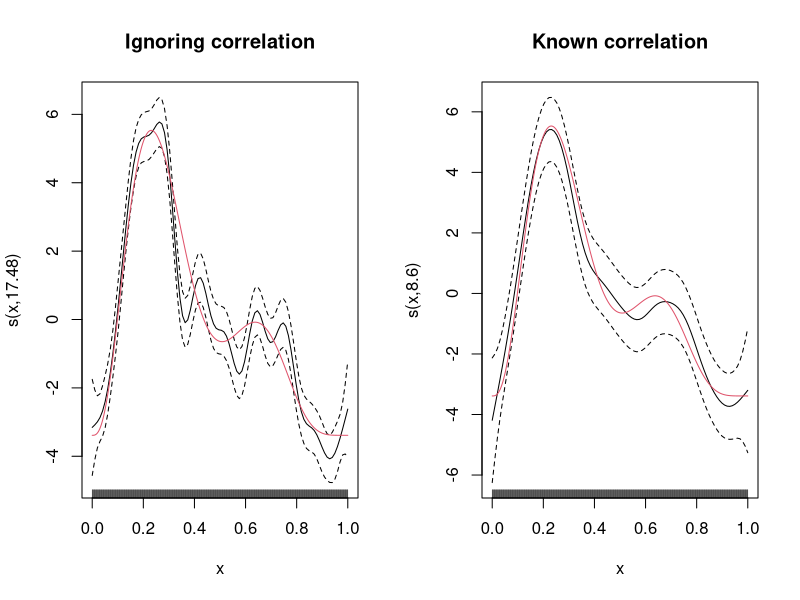

The R script that drew this image:
library(mgcv)


### Name: magic
### Title: Stable Multiple Smoothing Parameter Estimation by GCV or UBRE
### Aliases: magic
### Keywords: models smooth regression

### ** Examples

## Use `magic' for a standard additive model fit ... 
   library(mgcv)
   set.seed(1);n <- 200;sig <- 1
   dat <- gamSim(1,n=n,scale=sig)
   k <- 30
## set up additive model
   G <- gam(y~s(x0,k=k)+s(x1,k=k)+s(x2,k=k)+s(x3,k=k),fit=FALSE,data=dat)
## fit using magic (and gam default tolerance)
   mgfit <- magic(G$y,G$X,G$sp,G$S,G$off,rank=G$rank,
                  control=list(tol=1e-7,step.half=15))
## and fit using gam as consistency check
   b <- gam(G=G)
   mgfit$sp;b$sp  # compare smoothing parameter estimates
   edf <- magic.post.proc(G$X,mgfit,G$w)$edf # get e.d.f. per param
   range(edf-b$edf)  # compare

## p>n example... fit model to first 100 data only, so more
## params than data...

   mgfit <- magic(G$y[1:100],G$X[1:100,],G$sp,G$S,G$off,rank=G$rank)
   edf <- magic.post.proc(G$X[1:100,],mgfit,G$w[1:100])$edf

## constrain first two smooths to have identical smoothing parameters
   L <- diag(3);L <- rbind(L[1,],L)
   mgfit <- magic(G$y,G$X,rep(-1,3),G$S,G$off,L=L,rank=G$rank,C=G$C)

## Now a correlated data example ... 
    library(nlme)
## simulate truth
    set.seed(1);n<-400;sig<-2
    x <- 0:(n-1)/(n-1)
    f <- 0.2*x^11*(10*(1-x))^6+10*(10*x)^3*(1-x)^10
## produce scaled covariance matrix for AR1 errors...
    V <- corMatrix(Initialize(corAR1(.6),data.frame(x=x)))
    Cv <- chol(V)  # t(Cv)%*%Cv=V
## Simulate AR1 errors ...
    e <- t(Cv)%*%rnorm(n,0,sig) # so cov(e) = V * sig^2
## Observe truth + AR1 errors
    y <- f + e 
## GAM ignoring correlation
    par(mfrow=c(1,2))
    b <- gam(y~s(x,k=20))
    plot(b);lines(x,f-mean(f),col=2);title("Ignoring correlation")
## Fit smooth, taking account of *known* correlation...
    w <- solve(t(Cv)) # V^{-1} = w'w
    ## Use `gam' to set up model for fitting...
    G <- gam(y~s(x,k=20),fit=FALSE)
    ## fit using magic, with weight *matrix*
    mgfit <- magic(G$y,G$X,G$sp,G$S,G$off,rank=G$rank,C=G$C,w=w)
## Modify previous gam object using new fit, for plotting...    
    mg.stuff <- magic.post.proc(G$X,mgfit,w)
    b$edf <- mg.stuff$edf;b$Vp <- mg.stuff$Vb
    b$coefficients <- mgfit$b 
    plot(b);lines(x,f-mean(f),col=2);title("Known correlation")
